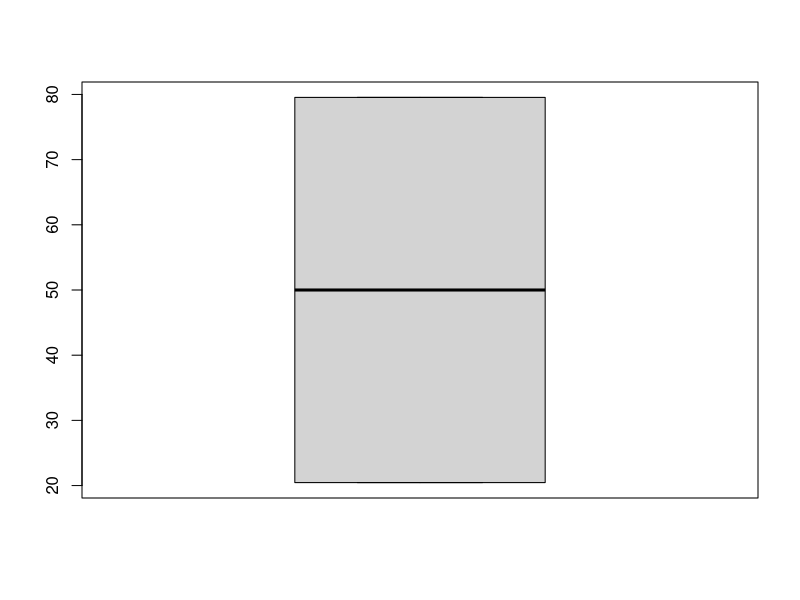
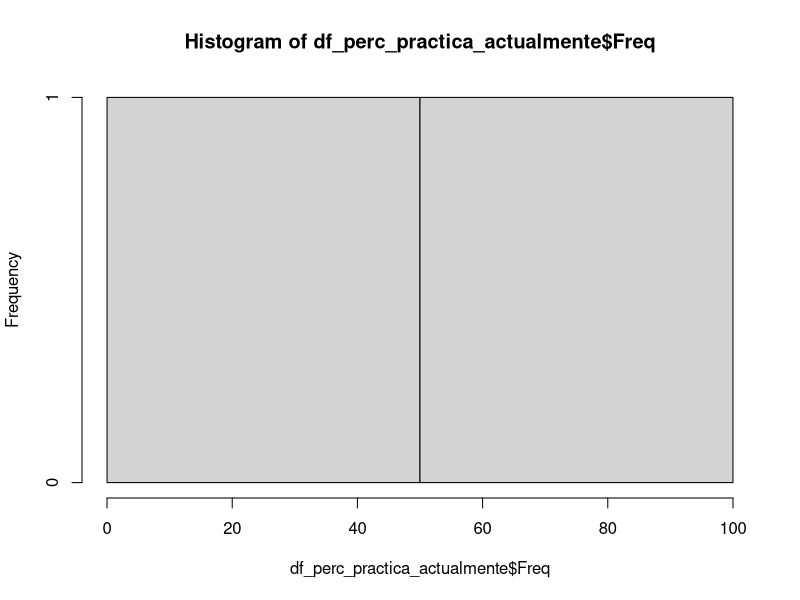
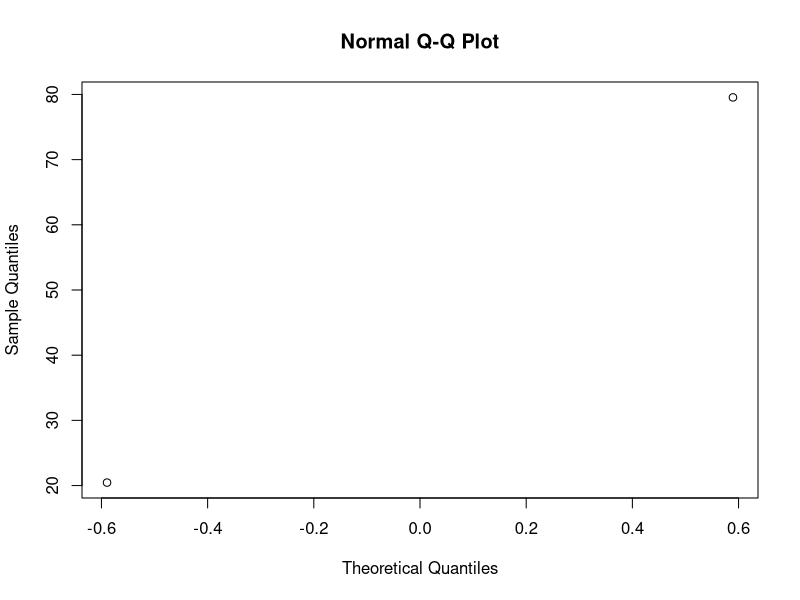
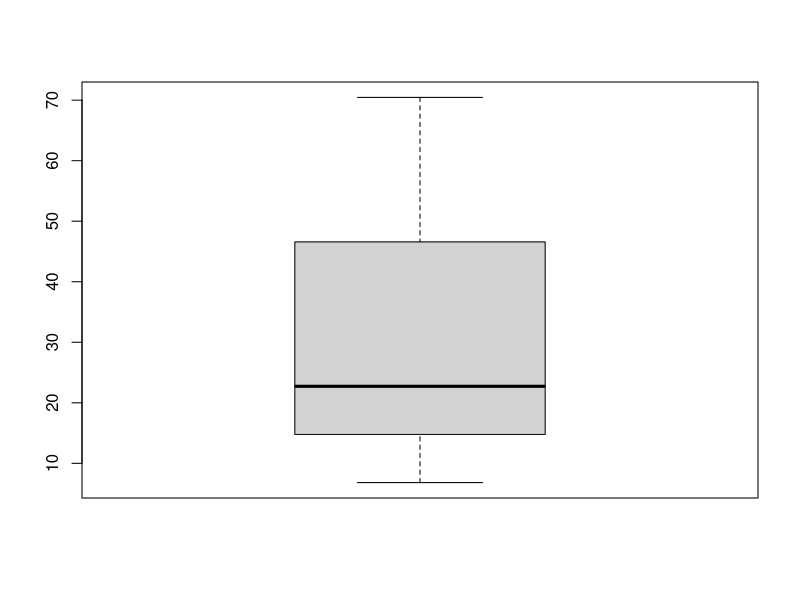
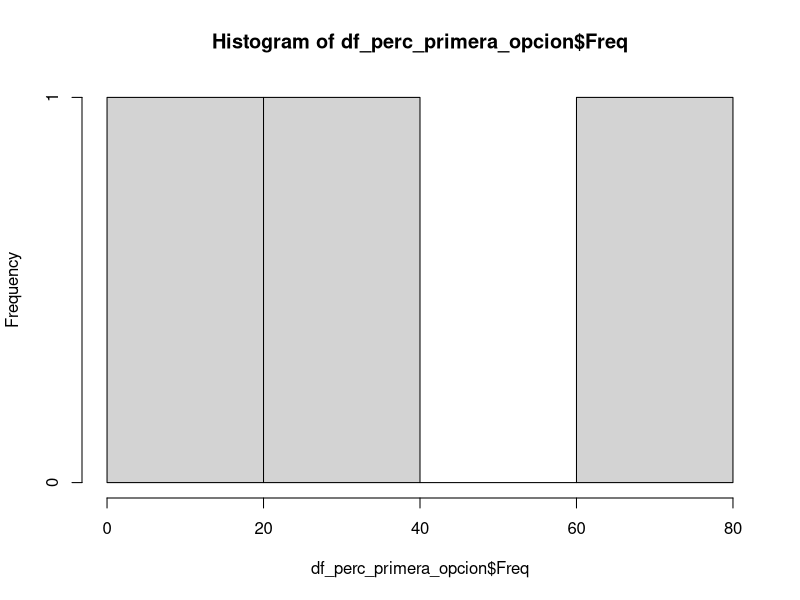
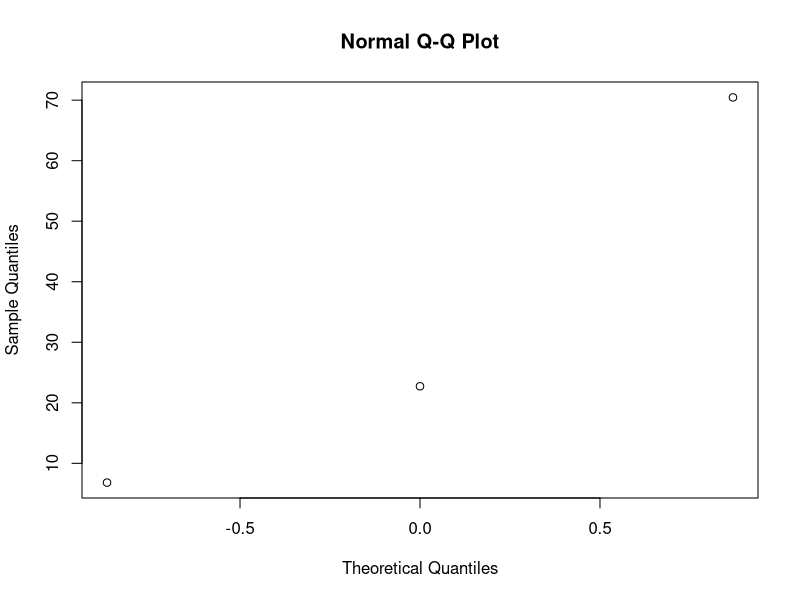
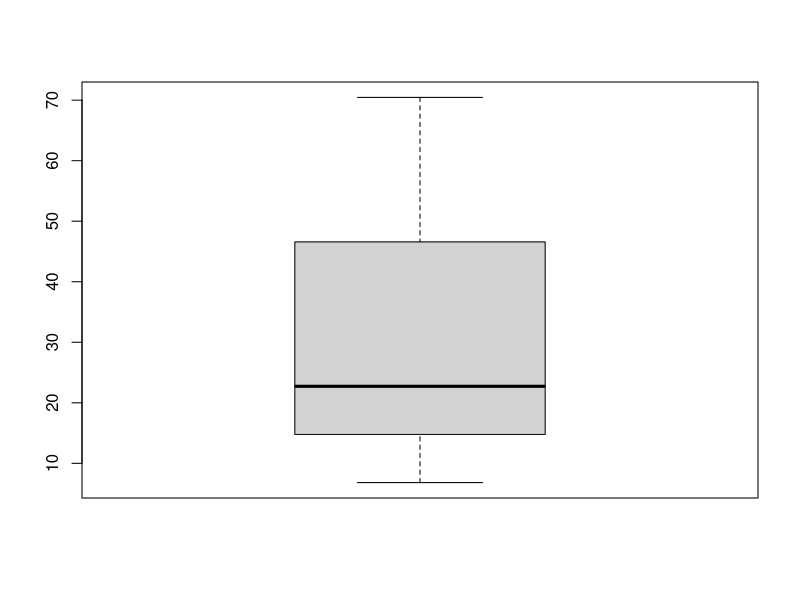
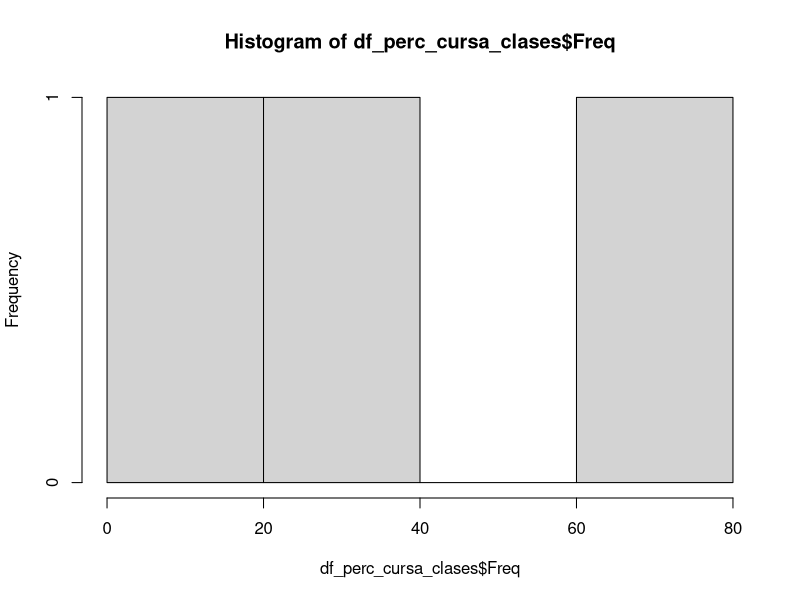

The R script that drew these images, in order:
setwd("/")
setwd("Users/pc/unah/I P 2020/seminario/repositorio-git/encuesta-Seminario/")

#install.packages("dplyr") #instalamos la libreria dplyr

survey <- read.csv("survey_cleaned.csv", sep = ",", header = T)

#-----------------------------------columna de practica actualmente---------------------------------------------------

survey$practica_actualmente <- as.factor(survey$practica_actualmente)

table(survey$practica_actualmente) # muestra la frecuencia de los estudiantes

prop.table(table(survey$practica_actualmente))*100 #muestra porcentajes de las frecuencias

as.data.frame(prop.table(table(survey$practica_actualmente))) # devuelve la info en forma de columna

df_perc_practica_actualmente <- as.data.frame(prop.table(table(survey$practica_actualmente))*100)#asignamos el resultado de la linea anterior a la variable df

library(dplyr) #carga la ibreria 

df_perc_practica_actualmente <- df_perc_practica_actualmente %>% arrange(-Freq) #ordena los datos en orden descendente con el signo (-) y lo deja guardado en df_perc

boxplot(df_perc_practica_actualmente$Freq)

hist(df_perc_practica_actualmente$Freq)

qqnorm(df_perc_practica_actualmente$Freq)

#-------------------------------------------columna de Practica en primera opcion---------------------------------------
survey$practica_primera_opcion <- as.factor(survey$practica_primera_opcion)

table(survey$practica_primera_opcion)

prop.table(table(survey$practica_primera_opcion))

as.data.frame(prop.table(table(survey$practica_primera_opcion)))

df_perc_primera_opcion <- as.data.frame(prop.table(table(survey$practica_primera_opcion))*100)

df_perc_primera_opcion <- df_perc_primera_opcion %>% arrange(-Freq)

boxplot(df_perc_primera_opcion$Freq)

hist(df_perc_primera_opcion$Freq)

qqnorm(df_perc_primera_opcion$Freq)
#-------------------------------------------columna practica cursando clases--------------------------------------------
survey$practica_cursando_clases <- as.factor(survey$practica_cursando_clases)

table(survey$practica_cursando_clases)

prop.table(table(survey$practica_cursando_clases))

as.data.frame(prop.table(table(survey$practica_cursando_clases)))

df_perc_cursa_clases <- as.data.frame(prop.table(table(survey$practica_cursando_clases))*100)

df_perc_cursa_clases <- df_perc_cursa_clases %>% arrange(-Freq)

boxplot(df_perc_cursa_clases$Freq)

hist(df_perc_cursa_clases$Freq)

qqnorm(df_perc_cursa_clases$Freq)
#----------------------------------------------columna Rango indice-----------------------------------------------
survey$rango_indice <- as.factor(survey$rango_indice)

table(survey$rango_indice)

prop.table(table(survey$rango_indice))

as.data.frame(prop.table(table(survey$rango_indice)))

df_perc_rango_indice <- as.data.frame(prop.table(table(survey$rango_indice))*100)

df_perc_rango_indice <- df_perc_rango_indice %>% arrange(-Freq)

boxplot(df_perc_rango_indice$Freq)

hist(df_perc_rango_indice$Freq)

qqnorm(df_perc_rango_indice$Freq)
#----------------------------------------------columna rendimiento academico-------------------------------------
survey$rendimiento_academico <- as.factor(survey$rendimiento_academico) 

table(survey$rendimiento_academico)

prop.table(table(survey$rendimiento_academico))

as.data.frame(prop.table(table(survey$rendimiento_academico)))

df_perc_rendimiento_academico <- as.data.frame(prop.table(table(survey$rendimiento_academico))*100)

df_perc_rendimiento_academico <- df_perc_rendimiento_academico %>% arrange(-Freq)

boxplot(df_perc_rendimiento_academico$Freq)

hist(df_perc_rendimiento_academico$Freq)

qqnorm(df_perc_rendimiento_academico$Freq)

#-----------------------------------------------tratamiento na---------------------------------------------------
#df_perc_primera_opcion[df_perc_primera_opcion$Var1 %in% c("No"), "primera_opcion"] <- "No" #creando una nueva columna primera_opcion donde 
            #se habilitan los na que ya existen... sin esta conversion los valores vacios de los registros,  no los detecta como na
#df_perc_primera_opcion[df_perc_primera_opcion$Var1 %in% c("Si"), "primera_opcion"] <- "Si"

#df_perc_cursa_clases[df_perc_cursa_clases$Var1 %in% c("Si"), "cursa_clases"] <- "Si"
#df_perc_cursa_clases[df_perc_cursa_clases$Var1 %in% c("No"), "cursa_clases"] <- "No"

#is.na(df_perc_primera_opcion)
#is.na(df_perc_cursa_clases)
  

#df_perc_primera_opcion %>% select(Freq, primera_opcion) #seleccionamos las columnas freq y primera opcion excluyo var1 
            #porque es la misma con primera_opcion agregando los na
#df_perc_cursa_clases %>% select(Freq, cursa_clases)

#--------------------------limpiezas de columanas de un nivel y de 3 niveles-----------------------------------
survey <- survey[,!(names(survey) %in% c("rubro_trabajo"))] # elimino la columna rubro-trabajo porque le correspone a pablo tratar esa

si_no <- c()

for (myname in names(survey)) {

  validations <- sum(unique(survey[,myname]) %in% c("No", "Si",""))
  
  if(validations == 3){
    si_no <- c(si_no, myname)
  }
  
}

si_no

# el dataframe "si_no" esta cargado con las columnas de si no primera opcion y cursa clases

for (col in si_no) {
  survey[ survey[,col] == "" ,col] <- "no practica"
}
 is.na(survey$practica_primera_opcion)
